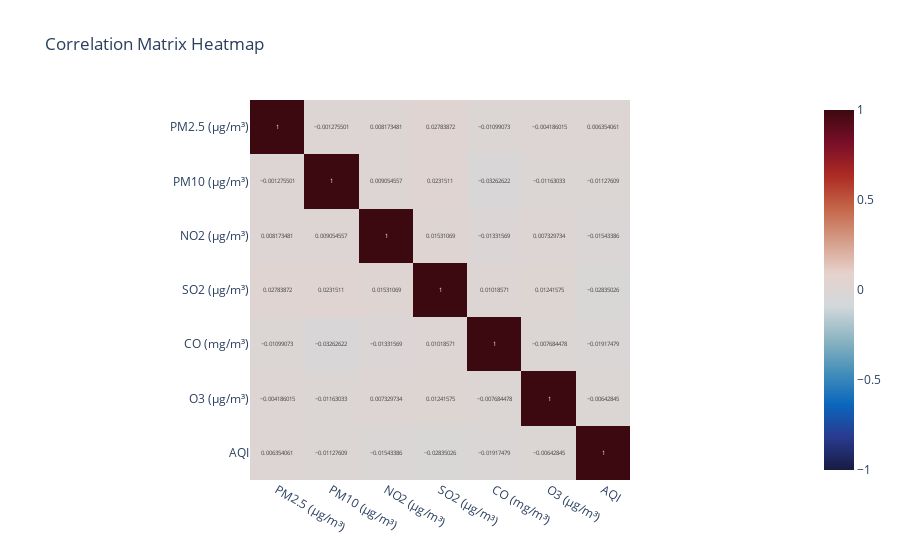

This figure's notebook cell:
### Code cell
# Checking correlation between different pollutants
pollutants_data = pollution[pollutants]

corr_matrix = pollutants_data.corr() # Creating correlation matrix

# Using heatmap to visualize the correlation matrix
fig = px.imshow(
    corr_matrix,
    text_auto=True,
    color_continuous_scale='balance',
    zmin=-1, zmax=1,
    title='Correlation Matrix Heatmap'
)

fig.show()

### Figure 1 — Plotly figure (JSON) as saved in the notebook; plotly's stock layout.template omitted (floating-point values rounded to 4 significant figures)
{"data": [{"coloraxis": "coloraxis", "hovertemplate": "x: %{x}<br>y: %{y}<br>color: %{z}<extra></extra>", "name": "0", "texttemplate": "%{z}", "type": "heatmap", "x": ["PM2.5 (µg/m³)", "PM10 (µg/m³)", "NO2 (µg/m³)", "SO2 (µg/m³)", "CO (mg/m³)", "O3 (µg/m³)", "AQI"], "xaxis": "x", "y": ["PM2.5 (µg/m³)", "PM10 (µg/m³)", "NO2 (µg/m³)", "SO2 (µg/m³)", "CO (mg/m³)", "O3 (µg/m³)", "AQI"], "yaxis": "y", "z": [[1.0, -0.001276, 0.008173, 0.02784, -0.01099, -0.004186, 0.006354], [-0.001276, 1.0, 0.009055, 0.02315, -0.03263, -0.01163, -0.01128], [0.008173, 0.009055, 1.0, 0.01531, -0.01332, 0.00733, -0.01543], [0.02784, 0.02315, 0.01531, 1.0, 0.01019, 0.01242, -0.02835], [-0.01099, -0.03263, -0.01332, 0.01019, 1.0, -0.007684, -0.01917], [-0.004186, -0.01163, 0.00733, 0.01242, -0.007684, 1.0, -0.006428], [0.006354, -0.01128, -0.01543, -0.02835, -0.01917, -0.006428, 1.0]]}], "layout": {"coloraxis": {"cmax": 1, "cmin": -1, "colorscale": [[0, "rgb(23, 28, 66)"], [0.09091, "rgb(41, 58, 143)"], [0.1818, "rgb(11, 102, 189)"], [0.2727, "rgb(69, 144, 185)"], [0.3636, "rgb(142, 181, 194)"], [0.4545, "rgb(210, 216, 219)"], [0.5455, "rgb(230, 210, 204)"], [0.6364, "rgb(213, 157, 137)"], [0.7273, "rgb(196, 101, 72)"], [0.8182, "rgb(172, 43, 36)"], [0.9091, "rgb(120, 14, 40)"], [1, "rgb(60, 9, 17)"]]}, "title": {"text": "Correlation Matrix Heatmap"}, "xaxis": {"anchor": "y", "constrain": "domain", "domain": [0, 1], "scaleanchor": "y"}, "yaxis": {"anchor": "x", "autorange": "reversed", "constrain": "domain", "domain": [0, 1]}}}
